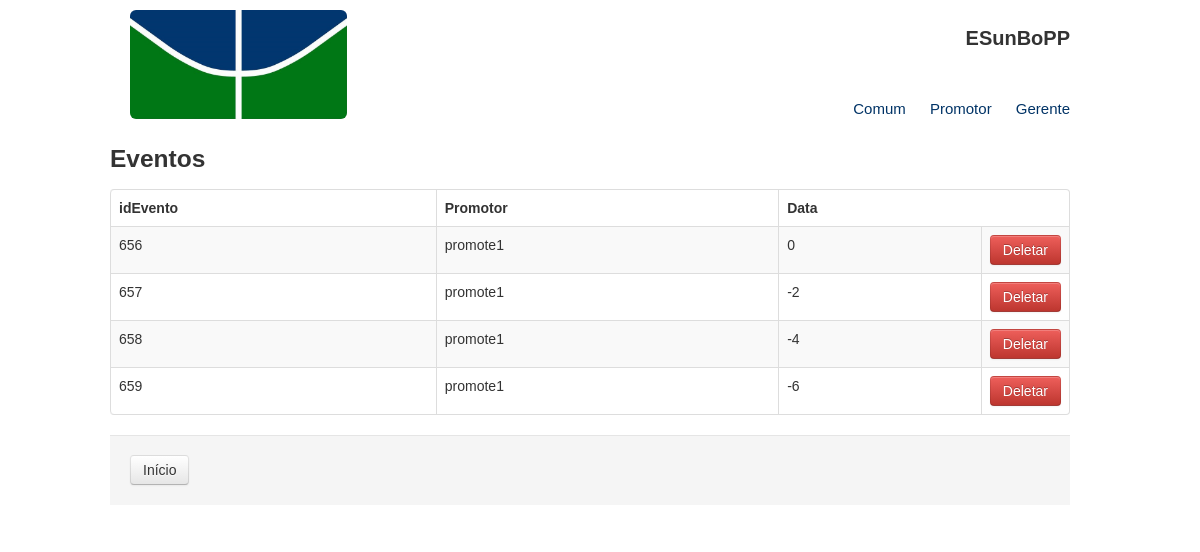
Page /indexGerente.php on the committed database.
### tables this page shows
create table if not exists TB_EVENTO_PROMOTOR (
idEvento integer references TB_EVENTO(id) ,
loginPromotor varchar( 10 ) references TB_PROMOTOR(login) ,
data integer not null ,
primary key(idEvento, loginPromotor)
);

### indexGerente.php (the view, shortened to what this page needs)
 <?php include("common/header.php"); ?>
    <div class="container">
            <div class="row">
                <h3>Eventos</h3>
            </div>
            <div class="row">
                <table class="table table-striped table-bordered">
                  <thead>
                    <tr>
                      <th>idEvento</th>
                      <th>Promotor</th>
                      <th>Data</th>
                    </tr>
                  </thead>
                  <tbody>
                  <?php
                    $pdo = Database::connect();
                    $sql = 'SELECT * FROM TB_EVENTO_PROMOTOR ORDER BY idEvento';
                    foreach ($pdo->query($sql) as $row) {
                              echo '<tr>';
                              echo '<td>'. $row['idEvento'] . '</td>';
                              echo '<td>'. $row['loginPromotor'] . '</td>';
                              echo '<td>'. $row['data'] . '</td>';
                              echo '<td width=30>';
                              echo '<a class="btn btn-danger" href="delete.php?id='.$row['id'].'">Deletar</a>';
                              echo '</td>';
                              echo '</tr>';
                    }
                  ?>
                  </tbody>
                </table>
                <div class="form-actions">
                    <a class="btn" href="index.php">Início</a>
                </div>
            </div>
    </div>
</body>
</html>

### libs/css/custom.css (style rules this page uses)
body { color: #333333; font-family: "Lucida Sans Unicode", "Lucida Grande", sans-serif; }

### rows in the picture
tb_evento_promotor: idEvento "656", loginPromotor "promote1", data "0"
tb_evento_promotor: idEvento "657", loginPromotor "promote1", data "-2"
tb_evento_promotor: idEvento "658", loginPromotor "promote1", data "-4"
tb_evento_promotor: idEvento "659", loginPromotor "promote1", data "-6"
